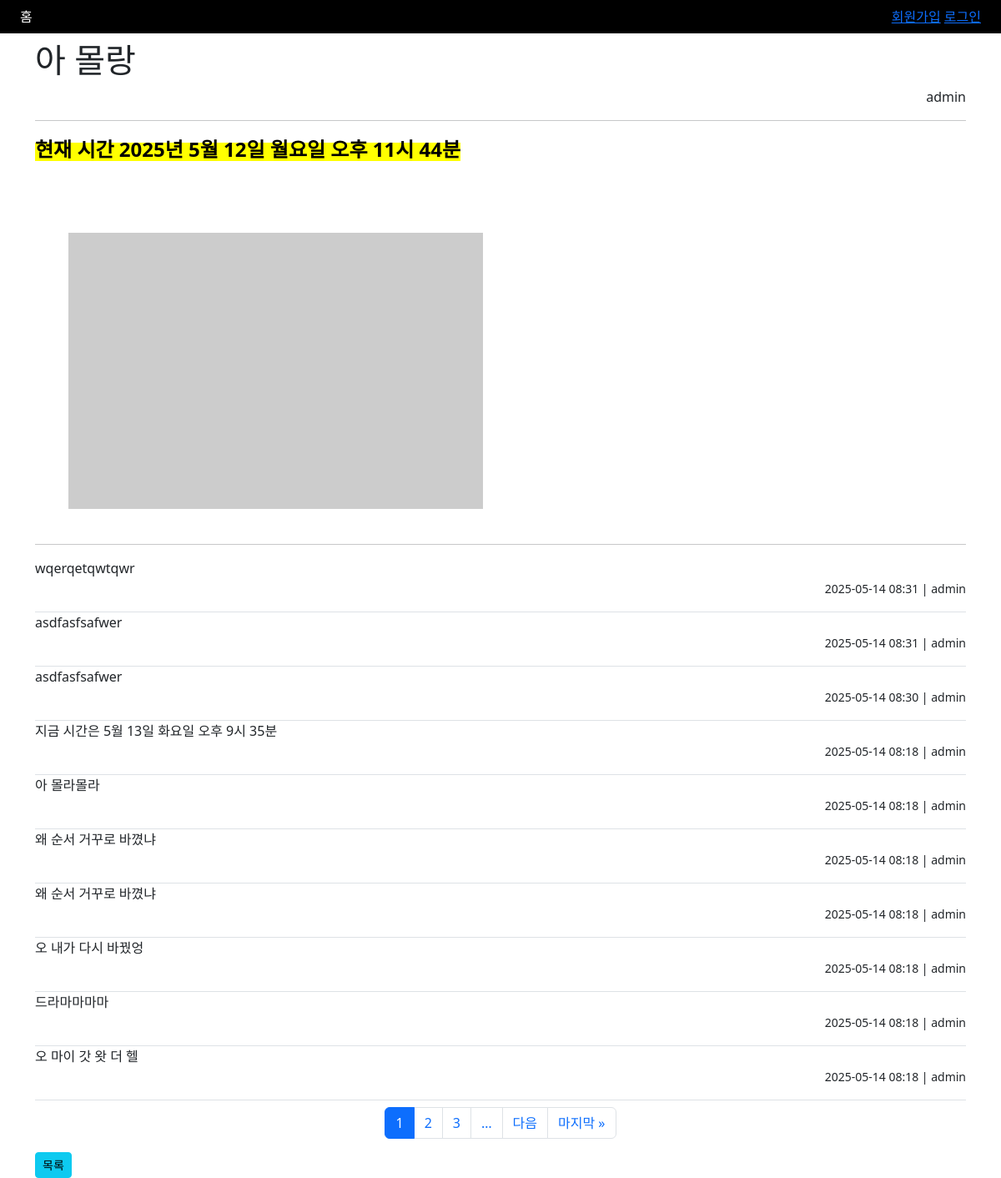
The app's page /81/ with its own data.
### blog/models.py (models this page shows, shortened)
class Blog(TimestampModel):
    CATEGORY_CHOICES = (
        ('free', '자유'),
        ('travel', '여행'),
        ('cat', '고양이'),
        ('dog', '강아지'),
    )
    category = models.CharField('카테고리', max_length=10, choices=CATEGORY_CHOICES, default='free')
    title = models.CharField('제목', max_length=100)
    content = models.TextField('본문')
    author = models.ForeignKey(User, on_delete=models.CASCADE)
    image = models.ImageField('이미지', null=True, blank=True, upload_to='blog/%Y/%m/%d')
    thumbnail = models.ImageField('썸네일', null=True, blank=True, upload_to='blog/%Y/%m/%d/thumbnail')
    class Meta:
        verbose_name = '블로그'
        verbose_name_plural = '블로그 목록'

class Comment(TimestampModel):
    blog = models.ForeignKey(Blog, on_delete=models.CASCADE)
    content = models.CharField('본문', max_length=255)
    author = models.ForeignKey(User, on_delete=models.CASCADE)
    class Meta:
        verbose_name = '댓글'
        verbose_name_plural = '댓글 목록'
        ordering = ('-created_at','-id')

### blog/cb_views.py (the view)
# urls.py: path('<int:blog_pk>/',cb_views.BlogDetailView.as_view(), name='detail'),
class BlogDetailView(ListView):
    model = Comment
    template_name = 'blog_detail.html'
    paginate_by = 10
    def get(self, request, *args, **kwargs):
        self.object = get_object_or_404(Blog, pk=kwargs.get('blog_pk'))
        return super().get(request, *args, **kwargs)
    def get_queryset(self):
        return self.model.objects.filter(blog=self.object).prefetch_related('author')
    def get_context_data(self, **kwargs):
        context = super().get_context_data(**kwargs)
        context['comment_form'] = CommentForm()
        context['blog'] = self.object
        return context

### templates/blog_detail.html (shortened to what this page needs)
{% extends 'base.html' %}
{% block content %}
    <div class="mt-2 d-flex justify-content-between">
        <h1>{{ blog.title }}</h1>
    </div>
    <div style="text-align: right">
        {{ blog.author.username }}
    </div>
    <hr>
    <p>{{ blog.content | safe }}</p>
    <hr>
    <div class="mb-2" id="comment_wrapper">
    {% for comment in object_list %}
        <div class="border-bottom">
            {{ comment.content }}
            <p class="text-end">
                <small>{{ comment.created_at | date:'Y-m-d H:i' }} | {{ comment.author.username }}</small>
            </p>
        </div>
    {% endfor %}
    </div>
    {% include 'pagination.html' with fragment='comment_wrapper ' %}
    <a href="{% url 'blog:list' %}" class="btn btn-sm btn-info">
        목록
    </a>
{% endblock %}

### records on screen
Blog: title "아 몰랑", author.username "admin", content "현재 시간 2025년 5월 12일 월요일 오후 11시 44분"
Comment: content "wqerqetqwtqwr", created_at "2025-05-14 08:31", author.username "admin"
Comment: content "asdfasfsafwer", created_at "2025-05-14 08:31", author.username "admin"
Comment: content "asdfasfsafwer", created_at "2025-05-14 08:30", author.username "admin"
Comment: content "지금 시간은 5월 13일 화요일 오후 9시 35분", created_at "2025-05-14 08:18", author.username "admin"
Comment: content "아 몰라몰라", created_at "2025-05-14 08:18", author.username "admin"
Comment: content "왜 순서 거꾸로 바꼈냐", created_at "2025-05-14 08:18", author.username "admin"
Comment: content "왜 순서 거꾸로 바꼈냐", created_at "2025-05-14 08:18", author.username "admin"
Comment: content "오 내가 다시 바꿨엉", created_at "2025-05-14 08:18", author.username "admin"
Comment: content "드라마마마마", created_at "2025-05-14 08:18", author.username "admin"
Comment: content "오 마이 갓 왓 더 헬", created_at "2025-05-14 08:18", author.username "admin"

### other values on screen
{{ i }} "1"
{{ i }} "2" "3"
